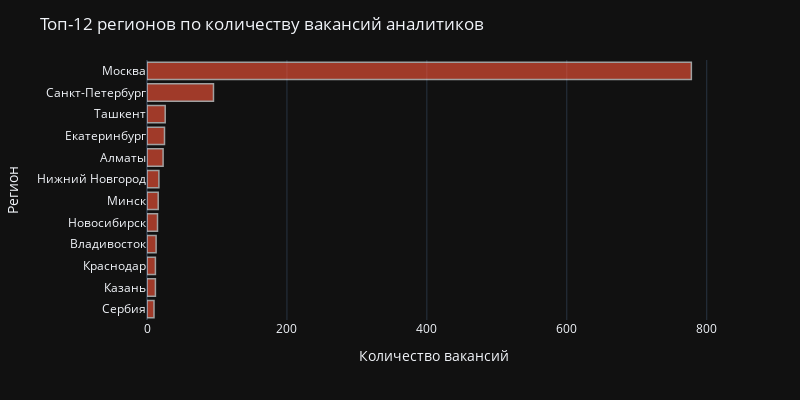

The notebook cell this image was saved under:
### Markdown cell above
Посмотрим как распределены вакансии по районам

### Code cell
plot_discrete(
    'da', 12, 'area',
    rus_feature='Регион',
    title_text='Топ-12 регионов по количеству вакансий аналитиков',
    height=400
)

### Figure 1 — Plotly figure (JSON) as saved in the notebook; plotly's stock layout.template omitted (floating-point values rounded to 4 significant figures)
{"data": [{"alignmentgroup": "True", "hovertemplate": "Количество вакансий=%{x}<br>Регион=%{y}<extra></extra>", "legendgroup": "", "marker": {"color": "#FF563A", "line": {"color": "#FFFFFF", "width": 1.5}, "pattern": {"shape": ""}}, "name": "", "offsetgroup": "", "opacity": 0.6, "orientation": "h", "showlegend": false, "textposition": "auto", "type": "bar", "x": [10, 12, 12, 13, 15, 16, 17, 23, 25, 26, 95, 778], "xaxis": "x", "y": ["Сербия", "Казань", "Краснодар", "Владивосток", "Новосибирск", "Минск", "Нижний Новгород", "Алматы", "Екатеринбург", "Ташкент", "Санкт-Петербург", "Москва"], "yaxis": "y"}], "layout": {"barmode": "relative", "height": 400, "legend": {"tracegroupgap": 0}, "margin": {"t": 60}, "showlegend": false, "title": {"text": "Топ-12 регионов по количеству вакансий аналитиков"}, "width": 800, "xaxis": {"anchor": "y", "autorange": true, "domain": [0, 1], "range": [0, 818.9], "title": {"text": "Количество вакансий"}, "type": "linear"}, "yaxis": {"anchor": "x", "autorange": true, "domain": [0, 1], "range": [-0.5, 11.5], "title": {"text": "Регион"}, "type": "category"}}}
